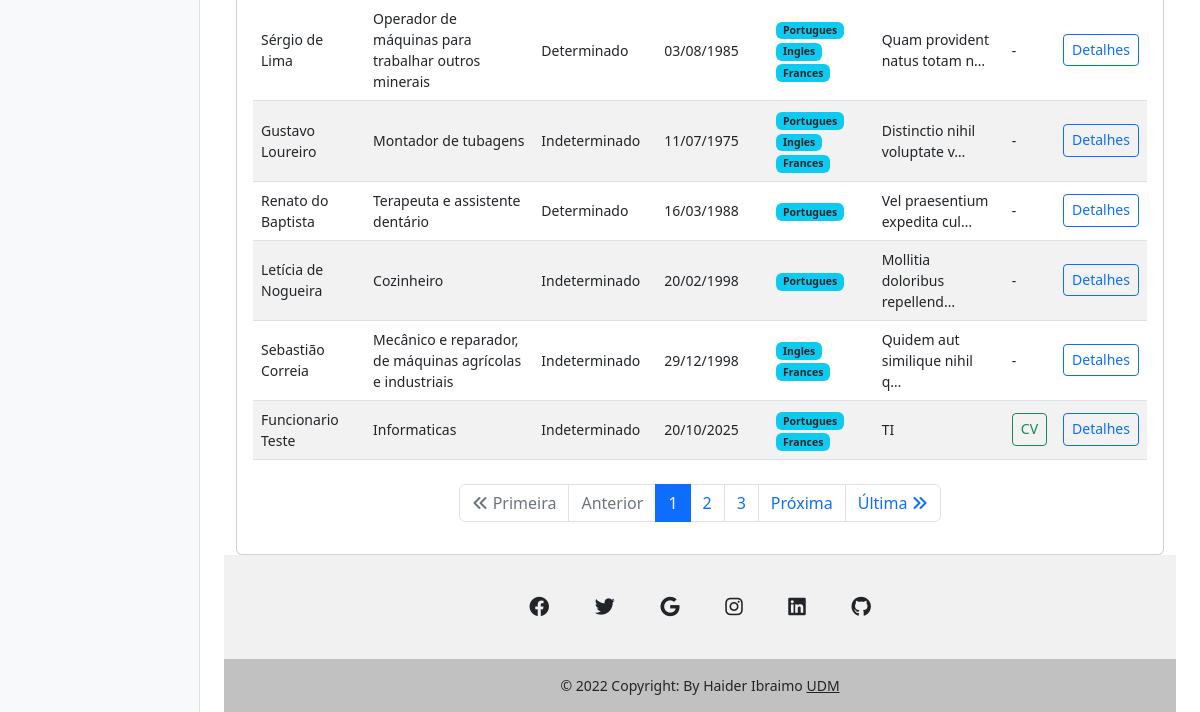
Before: /rhumanos/search/ (signed in, lower part) with the older database file.
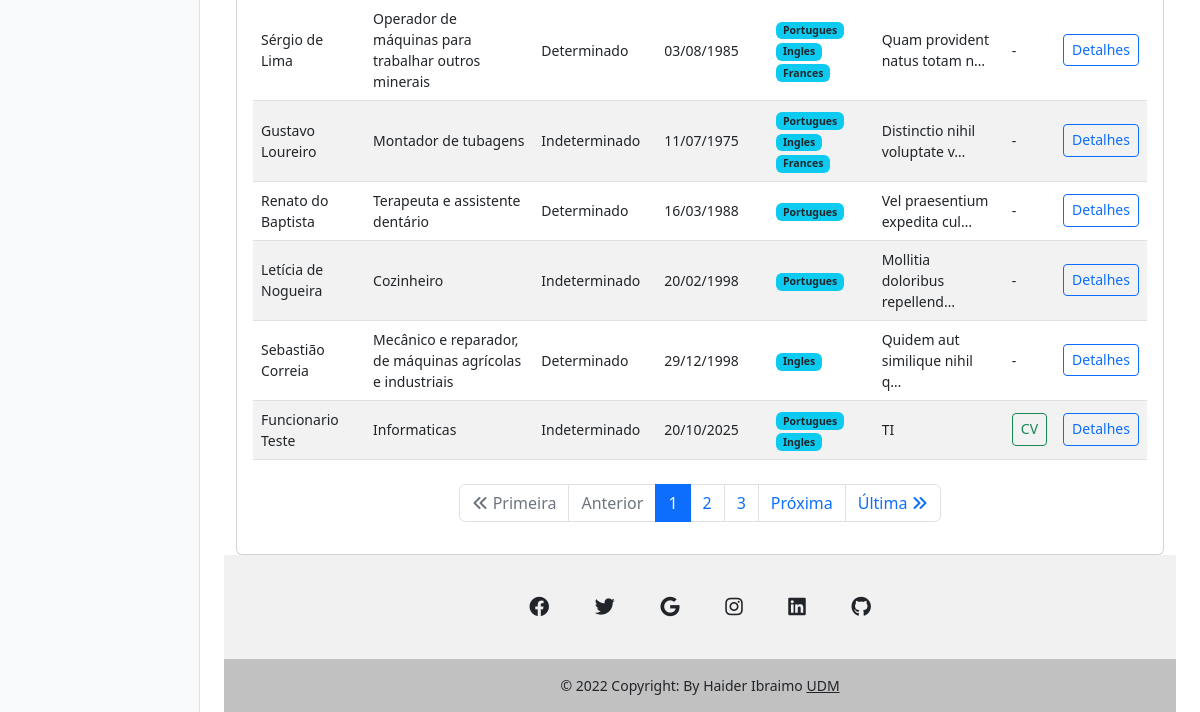
After: the same page with the newer database file.
### rhumanos/models.py (models this page shows, shortened)
class AuditoriaBase(models.Model):
    criado_em = models.DateTimeField(auto_now_add=True, null=True, blank=True)
    atualizado_em = models.DateTimeField(auto_now=True, null=True, blank=True)
    criado_por = models.ForeignKey(
        User,
        on_delete=models.SET_NULL,
        related_name="%(class)s_criado_por",
        null=True,
        blank=True,
    )
    atualizado_por = models.ForeignKey(
        User,
        on_delete=models.SET_NULL,
        related_name="%(class)s_atualizado_por",
        null=True,
        blank=True,
    )
    class Meta:
        abstract = True

class Curriculo(AuditoriaBase):
    REGIME_CONTRATO_CHOICES = [
        ('Indeterminado', 'Indeterminado'),
        ('Determinado', 'Determinado'),
    ]
    IDIOMA_CHOICES = [
        ('Português', 'Português'),
        ('Inglês', 'Inglês'),
        ('Francês', 'Francês'),
        ('Línguas Locais', 'Línguas Locais'),
        ('Outro', 'Outro'),
    ]
    user = models.OneToOneField(
        settings.AUTH_USER_MODEL,
        on_delete=models.CASCADE,
        related_name="curriculo",
        verbose_name="Usuário",
        null=True,
        blank=True
    )
    cargo_actual = models.CharField(
        max_length=100,
        verbose_name="Cargo Actual",
        null=True,
        blank=True
    )
    regime_contrato = models.CharField(
        max_length=50,
        choices=REGIME_CONTRATO_CHOICES,
        verbose_name="Regime de Contrato",
        null=True,
        blank=True
    )
    data_nascimento = models.DateField(
        verbose_name="Data de Nascimento",
        null=True,
        blank=True
    )
    naturalidade = models.CharField(
        max_length=100,
        verbose_name="Naturalidade",
        null=True,
        blank=True
    )
    idiomas = models.ManyToManyField(
    Idioma,
    verbose_name="Idiomas",
    blank=True
)
    contacto_telefonico = models.CharField(
        max_length=50,
        verbose_name="Contacto Telefónico",
        null=True,
        blank=True
    )
    endereco_electronico = models.EmailField(
        verbose_name="Endereço Electrónico",
        null=True,
        blank=True
    )
    endereco_fisico = models.CharField(
        max_length=255,
        verbose_name="Endereço Físico",
        null=True,
        blank=True
    )
    areas_interesse = models.TextField(
        verbose_name="Áreas de Interesse",
        null=True,
        blank=True
    )
    ficheiro_cv = models.FileField(
        upload_to='cv/uploads/%Y/%m/%d/',
        null=True,
        blank=True,
        verbose_name="Ficheiro do CV"
    )
    data_registo = models.DateTimeField(
        auto_now_add=True,
        verbose_name="Data de Registo"
    )
    class Meta:
        verbose_name = "Currículo"
        verbose_name_plural = "Currículos"
        ordering = ['user__username']

class Idioma(models.Model):
    nome = models.CharField(max_length=50, unique=True)
    def __str__(self):
        return self.nome

### rhumanos/views.py (the view)
@login_required(login_url='authors:login', redirect_field_name='next')  # Ajusta a URL de login
def curriculo_search(request):
    funcionario = Funcionario.objects.select_related('departamento').filter(author=request.user).first()
    if not funcionario:
        logger.warning("Funcionário não encontrado para o utilizador %s", request.user.username)
        raise Http404("Funcionário não encontrado")
    curriculos_queryset = Curriculo.objects.select_related('user').prefetch_related(
        'idiomas', 'formacoes', 'cursos_certificacoes', 'competencias_digitais',
        'habilidades_talentos', 'mobilidade_interna'
    ).all()
    curriculo_filter = CurriculoFilter(request.GET, queryset=curriculos_queryset)
    paginator = Paginator(curriculo_filter.qs.distinct(), PER_PAGE)
    page_number = request.GET.get('page')
    page_obj = paginator.get_page(page_number)
    query_params = request.GET.copy()
    if 'page' in query_params:
        query_params.pop('page')
    query_string = query_params.urlencode()
    context = {
        'curriculos': page_obj,           # Currículos paginados
        'filter': curriculo_filter,       # Formulário de filtros
        'page_obj': page_obj,
        'funcionario': funcionario,
        'current_page': page_obj.number,
        'total_pages': paginator.num_pages,
        'query_string': query_string,
    }
    return render(request, 'rhumanos/curriculo_search.html', context)

### rhumanos/templates/rhumanos/curriculo_search.html (shortened to what the changed rows need)
{% extends 'global/base.html' %}
{% load static %}
{% load widget_tweaks %}
{% block content %}
{% load crispy_forms_tags %}
<div class="container mt-4">
    <div class="card">
        <div class="card-body table-responsive">
            <table class="table table-striped table-hover align-middle">
                <tbody>
                    {% for curriculo in curriculos %}
                        <tr>
                            <td>{% if curriculo.user %}
    {{ curriculo.user.get_full_name }}
{% else %}
    Sem usuário
{% endif %}</td>
                            <td>{{ curriculo.cargo_actual|default:"-" }}</td>
                            <td>{{ curriculo.regime_contrato|default:"-" }}</td>
                            <td>{{ curriculo.data_nascimento|date:"d/m/Y"|default:"-" }}</td>
                            <td>
                                {% for idioma in curriculo.idiomas.all %}
                                    <span class="badge bg-info text-dark">{{ idioma.nome }}</span>
                                {% empty %}
                                    -
                                {% endfor %}
                            </td>
                            <td>{{ curriculo.areas_interesse|truncatechars:30|default:"-" }}</td>
                            <td>
                                {% if curriculo.ficheiro_cv %}
                                    <a href="{{ curriculo.ficheiro_cv.url }}" class="btn btn-sm btn-outline-success" target="_blank">
                                         CV
                                    </a>
                                {% else %}
                                    -
                                {% endif %}
                            </td>
                            <td>
                                <a href="{% url 'rhumanos:detalhes_curriculo' curriculo.id %}" class="btn btn-sm btn-outline-primary">
                                     Detalhes
                                </a>
                            </td>
                        </tr>
                    {% empty %}
                        <tr>
                            <td colspan="8" class="text-center">Nenhum currículo encontrado.</td>
                        </tr>
                    {% endfor %}
                </tbody>
            </table>
                       {% if curriculos.has_other_pages %}
<nav aria-label="Paginação de Curriculos">
  <ul class="pagination justify-content-center mt-4">
                        {% for num in curriculos.paginator.page_range %}
                        {% if curriculos.number == num %}
                            <li class="page-item active"><span class="page-link">{{ num }}</span></li>
                        {% else %}
                            <li class="page-item">
                            <a class="page-link" href="?page={{ num }}&{{ query_string }}">{{ num }}</a>
                            </li>
                        {% endif %}
                        {% endfor %}
                    </ul>
                    </nav>
                    {% endif %}
        </div>
    </div>
</div>
{% endblock %}

Changed rows visible on the page:
changed Curriculo "Mecânico e reparador, de máquinas agrícolas e industriais": regime_contrato "Indeterminado" → "Determinado"; loses Idioma (nome "Frances")
changed Curriculo "Informaticas": gains Idioma (nome "Ingles"); loses Idioma (nome "Frances")
